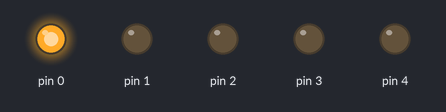
The sketch below on a simulated Arduino Uno, built with avr-gcc and run on an emulated ATmega328P. On the bench: output pins drawn as LEDs (lit = HIGH).

Above: at 0.05 s.
At 0.45 s:
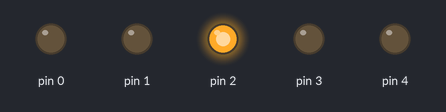
At 0.85 s:
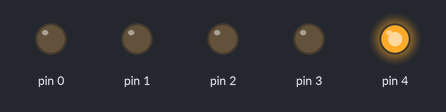
At 1.85 s:
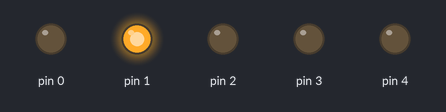
At 2.65 s:
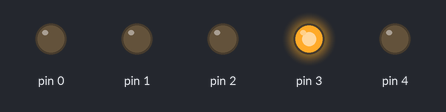
At 3.55 s:
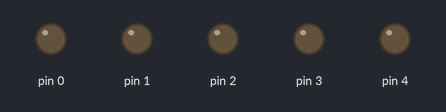
Timing chart, 0 to 3.9 s (numbered marks = the images above):
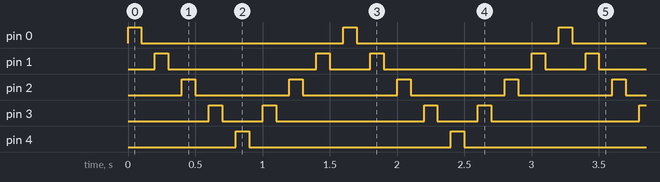

Measured:
- by itself, pin 0, pin 4: alternates HIGH for 0.10 s and LOW for 1.5 s
- by itself, pin 1: repeats every 1.6 s: LOW 1.1 s, HIGH 0.10 s, LOW 0.30 s, HIGH 0.10 s
- by itself, pin 2: alternates HIGH for 0.10 s and LOW for 0.70 s
- by itself, pin 3: repeats every 1.6 s: LOW 0.30 s, HIGH 0.10 s, LOW 1.1 s, HIGH 0.10 s

The sketch:

fantastic_curcan_lappi1.ino
```cpp
// C++ code
//
void setup()
{
  pinMode(0, OUTPUT);
  pinMode(1, OUTPUT);
  pinMode(2, OUTPUT);
  pinMode(3, OUTPUT);
  pinMode(4, OUTPUT);
}

void loop()
{
  digitalWrite(0, HIGH);
  delay(100); // Wait for 1000 millisecond(s)
  digitalWrite(0, LOW);
  delay(100); // Wait fo r 1000 millisecond(s)

  digitalWrite(1, HIGH);
  delay(100); // Wait for 1000 millisecond(s)
  digitalWrite(1, LOW);
  delay(100); // Wait for 1000 millisecond(s)

  digitalWrite(2, HIGH);
  delay(100); // Wait for 1000 millisecond(s)
  digitalWrite(2, LOW);
  delay(100); // Wait for 1000 millisecond(s)

  digitalWrite(3, HIGH);
  delay(100); // Wait for 1000 millisecond(s)
  digitalWrite(3, LOW);
  delay(100); // Wait for 1000 millisecond(s)

  digitalWrite(4, HIGH);
  delay(100); // Wait for 1000 millisecond(s)
  digitalWrite(4, LOW);
  delay(100); // Wait for 1000 millisecond(s)

  digitalWrite(3, HIGH);
  delay(100); // Wait for 1000 millisecond(s)
  digitalWrite(3, LOW);
  delay(100); // Wait for 1000 millisecond(s)

  digitalWrite(2, HIGH);
  delay(100); // Wait for 1000 millisecond(s)
  digitalWrite(2, LOW);
  delay(100); // Wait for 1000 millisecond(s)

  digitalWrite(1, HIGH);
  delay(100); // Wait for 1000 millisecond(s)
  digitalWrite(1, LOW);
  delay(100); // Wait for 1000 millisecond(s)


}
```
